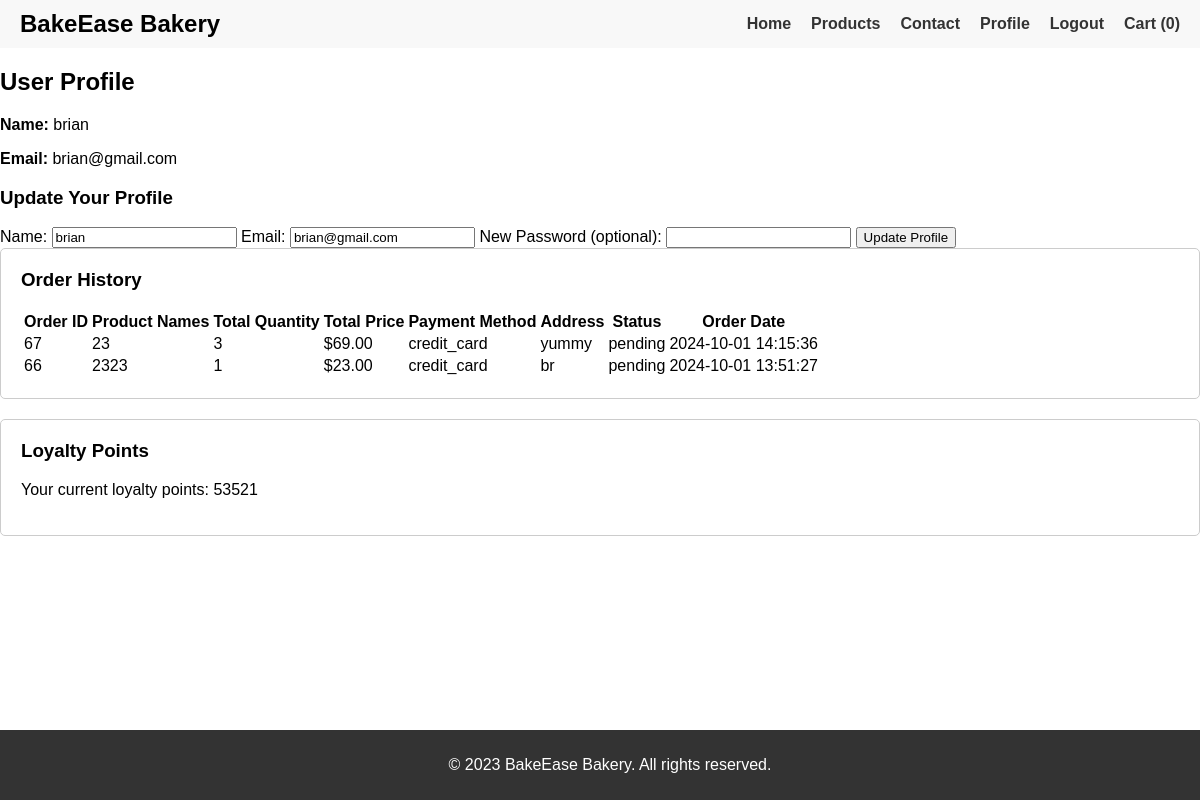
/views/user/profile.php (signed in), run on the app's committed database.
### tables this page shows
CREATE TABLE `users` (
  `id` int(11) NOT NULL,
  `name` varchar(255) NOT NULL,
  `email` varchar(255) NOT NULL,
  `password` varchar(255) NOT NULL,
  `loyalty_points` int(11) DEFAULT 0,
  `reset_token` varchar(255) DEFAULT NULL,
  `isAdmin` tinyint(4) NOT NULL
);

CREATE TABLE `orders` (
  `id` int(11) NOT NULL,
  `user_id` int(11) NOT NULL,
  `product_id` int(11) NOT NULL,
  `quantity` int(11) NOT NULL,
  `total_price` decimal(10,2) NOT NULL,
  `payment_method` varchar(50) NOT NULL,
  `address` text NOT NULL,
  `status` varchar(50) DEFAULT 'pending',
  `order_date` timestamp NOT NULL DEFAULT current_timestamp()
);

### Classes/Database.php (called while the page is built, shortened)
<?php
class Database {
    private $servername = "localhost";
    private $username = "root";
    private $password = "";
    private $dbname = "bakery_oop";
    public function __construct() {
        $this->conn = new mysqli($this->servername, $this->username, $this->password, $this->dbname);
    }
}
?>

### Classes/User.php (called while the page is built, shortened)
<?php
require_once "Database.php";
class User extends Database {
    public function getUserDetails($userId) {
        $userId = $this->conn->real_escape_string($userId);
        $sql = "SELECT * FROM users WHERE id = '$userId'";
        $result = $this->conn->query($sql);
        return ($result->num_rows == 1) ? $result->fetch_assoc() : null;
    }
    public function getLoyaltyPoints($userId) {
        $userId = $this->conn->real_escape_string($userId);
        $sql = "SELECT loyalty_points FROM users WHERE id = '$userId'";
        $result = $this->conn->query($sql);
        if ($result && $result->num_rows > 0) {
            $row = $result->fetch_assoc();
            return $row['loyalty_points'];
        }
        return 0;
    }
}
?>

### Classes/Order.php (called while the page is built, shortened)
<?php
require_once "Database.php";
require_once "User.php";
class Order extends Database {
    public function getOrdersForUser($userId) {
        $userId = $this->conn->real_escape_string($userId);
        $sql = "SELECT o.id, o.total_price, o.payment_method, o.address, o.status, o.order_date,
                       GROUP_CONCAT(p.name SEPARATOR ', ') AS product_names,
                       SUM(oi.quantity) AS total_quantity
                FROM orders o
                JOIN order_items oi ON o.id = oi.order_id
                JOIN products p ON oi.product_id = p.id
                WHERE o.user_id = '$userId'
                GROUP BY o.id
                ORDER BY o.order_date DESC";
        $result = $this->conn->query($sql);
        return ($result->num_rows > 0) ? $result->fetch_all(MYSQLI_ASSOC) : [];
    }
}
?>

### views/user/profile.php (the view, shortened to what this page needs)
<?php
require_once '../../classes/User.php';
include '../../classes/Order.php';
$user = new User();
$order = new Order();
$userId = $_SESSION['user_id'];
$userDetails = $user->getUserDetails($userId);
$orders = $order->getOrdersForUser($userId);
$loyaltyPoints = $user->getLoyaltyPoints($userId);
?>
<!DOCTYPE html>
<html lang="en">
<head>
    <link rel="stylesheet" href="../../assets/css/styles.css">
</head>
<body>
    <header>
        <div class="logo">
            <h1>BakeEase Bakery</h1>
        </div>
        <nav>
            <ul>
                <li><a href="index.php">Home</a></li>
                <li><a href="products.php">Products</a></li>
                <li><a href="contact.php">Contact</a></li>
                <?php if (isset($_SESSION['user_id'])): ?>
                    <li><a href="profile.php">Profile</a></li>
                    <li><a href="../../actions/actions.logout.php">Logout</a></li>
                <?php else: ?>
                    <li><a href="login.php">Login</a></li>
                    <li><a href="register.php">Register</a></li>
                <?php endif; ?>
                <li><a href="cart.php">Cart (<?= isset($_SESSION['cart']) ? count($_SESSION['cart']) : 0 ?>)</a></li>
            </ul>
        </nav>
    </header>
    <section class="profile">
        <h2>User Profile</h2>
        <?php if ($userDetails): ?>
            <div class="profile-details">
                <p><strong>Name:</strong> <?= $userDetails['name'] ?></p>
                <p><strong>Email:</strong> <?= $userDetails['email'] ?></p>
            </div>
            <div class="profile-update">
                <h3>Update Your Profile</h3>
                <form method="post" action="">
                    <label for="name">Name:</label>
                    <input type="text" id="name" name="name" value="<?= $userDetails['name'] ?>" required>
                    <label for="email">Email:</label>
                    <input type="email" id="email" name="email" value="<?= $userDetails['email'] ?>" required>
                    <label for="password">New Password (optional):</label>
                    <input type="password" id="password" name="password">
                    <button type="submit" name="update_profile" class="btn">Update Profile</button>
                </form>
            </div>
            <div class="profile-section">
                <h3>Order History</h3>
                <table>
                    <thead>
                        <tr>
                            <th>Order ID</th>
                            <th>Product Names</th>
                            <th>Total Quantity</th>
                            <th>Total Price</th>
                            <th>Payment Method</th>
                            <th>Address</th>
                            <th>Status</th>
                            <th>Order Date</th>
                        </tr>
                    </thead>
                    <tbody>
                        <?php if (!empty($orders)): ?>
                            <?php foreach ($orders as $order): ?>
                                <tr>
                                    <td><?= $order['id'] ?></td>
                                    <td><?= $order['product_names'] ?></td>
                                    <td><?= $order['total_quantity'] ?></td>
                                    <td>$<?= $order['total_price'] ?></td>
                                    <td><?= $order['payment_method'] ?></td>
                                    <td><?= $order['address'] ?></td>
                                    <td><?= $order['status'] ?></td>
                                    <td><?= $order['order_date'] ?></td>
                                </tr>
                            <?php endforeach; ?>
                        <?php else: ?>
                            <tr><td colspan="8">No orders found.</td></tr>
                        <?php endif; ?>
                    </tbody>
                </table>
            </div>
            <div class="profile-section">
                <h3>Loyalty Points</h3>
                <p>Your current loyalty points: <?= $loyaltyPoints ?></p>
            </div>
        <?php else: ?>
            <p>User details not found.</p>
        <?php endif; ?>
    </section>
    <footer>
        <p>© 2023 BakeEase Bakery. All rights reserved.</p>
    </footer>
</body>
</html>

### assets/css/styles.css (style rules this page uses)
.profile-section { margin-bottom: 20px; padding: 20px; border: 1px solid #ccc; border-radius: 5px; }
.profile-section h3 { margin-top: 0; }
body { font-family: Arial, sans-serif; margin: 0; padding: 0; box-sizing: border-box; }
header { background-color: #f8f8f8; padding: 10px 20px; display: flex; justify-content: space-between; align-items: center; }
header .logo h1 { margin: 0; font-size: 24px; }
nav ul { list-style: none; margin: 0; padding: 0; display: flex; }
nav ul li { margin-left: 20px; }
nav ul li a { text-decoration: none; color: #333; font-weight: bold; }
footer { background-color: #333; color: white; text-align: center; padding: 10px; position: fixed; width: 100%; bottom: 0; }

### data on the page
users: name "brian", email "brian@gmail.com", loyalty_points "53521"
orders: id "67", product_names "23", total_quantity "3", total_price "69.00", payment_method "credit_card", address "yummy", status "pending", order_date "2024-10-01 14:15:36"
orders: id "66", product_names "2323", total_quantity "1", total_price "23.00", payment_method "credit_card", address "br", status "pending", order_date "2024-10-01 13:51:27"

### other printed values
count($_SESSION['cart']) "0"
